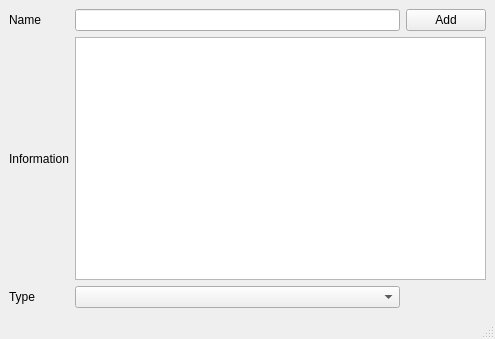
<?xml version="1.0" encoding="UTF-8"?>
<ui version="4.0">
 <class>new_task</class>
 <widget class="QMainWindow" name="new_task">
  <property name="geometry">
   <rect>
    <x>0</x>
    <y>0</y>
    <width>495</width>
    <height>339</height>
   </rect>
  </property>
  <property name="windowTitle">
   <string>MainWindow</string>
  </property>
  <widget class="QWidget" name="centralwidget">
   <layout class="QGridLayout" name="gridLayout">
    <item row="0" column="0">
     <widget class="QLabel" name="label">
      <property name="text">
       <string>Name</string>
      </property>
     </widget>
    </item>
    <item row="0" column="1">
     <widget class="QLineEdit" name="inpname"/>
    </item>
    <item row="0" column="2">
     <widget class="QPushButton" name="add">
      <property name="text">
       <string>Add</string>
      </property>
     </widget>
    </item>
    <item row="1" column="0">
     <widget class="QLabel" name="label_2">
      <property name="text">
       <string>Information</string>
      </property>
     </widget>
    </item>
    <item row="2" column="0">
     <widget class="QLabel" name="label_3">
      <property name="text">
       <string>Type</string>
      </property>
     </widget>
    </item>
    <item row="2" column="1">
     <widget class="QComboBox" name="inptype">
      <property name="currentText">
       <string/>
      </property>
      <property name="insertPolicy">
       <enum>QComboBox::InsertAtBottom</enum>
      </property>
      <property name="placeholderText">
       <string>Выберете тип записи</string>
      </property>
      <item>
       <property name="text">
        <string>work</string>
       </property>
      </item>
      <item>
       <property name="text">
        <string>study</string>
       </property>
      </item>
      <item>
       <property name="text">
        <string>thought</string>
       </property>
      </item>
      <item>
       <property name="text">
        <string>plans</string>
       </property>
      </item>
     </widget>
    </item>
    <item row="1" column="1" colspan="2">
     <widget class="QTextEdit" name="inptext"/>
    </item>
   </layout>
  </widget>
  <widget class="QMenuBar" name="menubar">
   <property name="geometry">
    <rect>
     <x>0</x>
     <y>0</y>
     <width>495</width>
     <height>26</height>
    </rect>
   </property>
  </widget>
  <widget class="QStatusBar" name="statusbar"/>
 </widget>
 <resources/>
 <connections/>
</ui>
